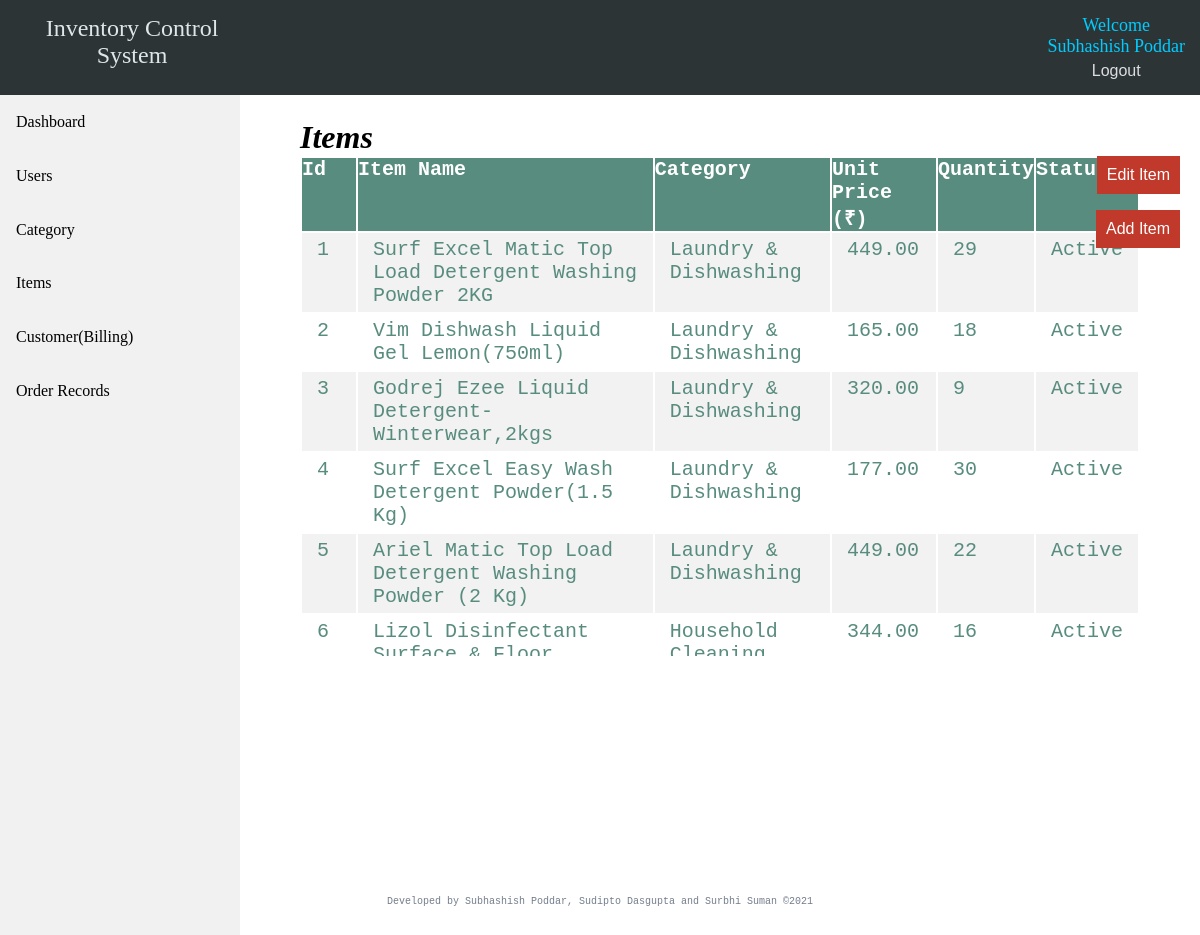
The page /item/index.php (signed in) on the database its author committed.
### tables this page shows
CREATE TABLE `product` (
  `item_id` int(11) NOT NULL,
  `item_name` varchar(255) NOT NULL,
  `cat_id` int(11) NOT NULL,
  `unit_price` decimal(10,2) NOT NULL,
  `quantity` int(11) NOT NULL,
  `item_status` int(11) NOT NULL
);

CREATE TABLE `category` (
  `id` int(11) NOT NULL,
  `name` varchar(255) NOT NULL,
  `status` int(11) NOT NULL
);

### item/index.php (the view, shortened to what this page needs)
<?php
require_once "../admin/admin_panel.php";
?>
<!DOCTYPE html>
<head>
</head>
<body>
    <div class="bodystart">
        <h1><i>Items</i></h1>
        <div class="buton">
            <button class="addcategory" type="button" onclick="window.location.href='edititem.php'">Edit
                Item</button><br><br><br>
            <button class="addcategory" type="button" onclick="window.location.href='add_item.php'">Add Item</button>
        </div>
        <div class="scrollit" style="overflow:scroll;height:500px;">
            <table>
                <tr>
                    <th>Id</th>
                    <th>Item Name</th>
                    <th>Category</th>
                    <th>Unit Price<br><small>(₹)</small></th>
                    <th>Quantity</th>
                    <th>Status</th>
                </tr>
                <?php
$sql = "SELECT a.*,b.name FROM product a,category b WHERE a.cat_id=b.id ORDER BY a.item_id ASC;";
$result = $db_conn->query($sql);
if ($result->num_rows > 0) {
    while ($row = $result->fetch_assoc()) {
        if ($row["item_status"] == 1) {
            $itemstat = "Active";
        } else {
            $itemstat = "Disabled";
        }
        echo "<tr><td>" . $row["item_id"] . "</td><td>" . $row["item_name"] . "</td><td>" . $row["name"] . "</td><td>" . $row["unit_price"] . "</td><td>" . $row["quantity"] . "</td><td>" . $itemstat . "</td></tr>";
    }
    echo "</table>";
} else {echo "0 results";}
?>
        </div>
    </div>
</body>
<?php
require_once "../include/footer.php";?>
</html>

### css/adminpanel.css (style rules this page uses)
* { margin: 0; padding: 0; border: 0; outline: 0; font-size: 100%; vertical-align: baseline; background: transparent; }
body:not(.bdy) { position: relative; margin: 0; }

### css/admin.css (style rules this page uses)
.bodystart { margin-top: 2%; margin-left: 25%; margin-right: 5%; }
h1 { font-size: xx-large; }
table { border-collapse: separate; border-spacing: 2px 2px; width: auto; color: #588c7e; font-family: "Lucida Console", "Courier New", monospace; font-size: 20px; text-align: left; }
td { padding: 5px 15px; }
th { background-color: #588c7e; color: white; }
tr:nth-child(even) { background-color: #f2f2f2 }
.addcategory { color: #ffffff; padding: 10px; border-radius: 10 px; position: absolute; right: 20px; background-color: #c0392b; cursor: pointer; float: right; }
.buton { float: right; }
button:not(#logot, #su):hover { background-color: #079992; }

### rows shown on the page
product: item_id "1", item_name "Surf Excel Matic Top Load Detergent Washing Powder 2KG", category.name "Laundry & Dishwashing", unit_price "449.00", quantity "29", item_status "Active"
product: item_id "2", item_name "Vim Dishwash Liquid Gel Lemon(750ml)", category.name "Laundry & Dishwashing", unit_price "165.00", quantity "18", item_status "Active"
product: item_id "3", item_name "Godrej Ezee Liquid Detergent-Winterwear,2kgs", category.name "Laundry & Dishwashing", unit_price "320.00", quantity "9", item_status "Active"
product: item_id "4", item_name "Surf Excel Easy Wash Detergent Powder(1.5 Kg)", category.name "Laundry & Dishwashing", unit_price "177.00", quantity "30", item_status "Active"
product: item_id "5", item_name "Ariel Matic Top Load Detergent Washing Powder (2 Kg)", category.name "Laundry & Dishwashing", unit_price "449.00", quantity "22", item_status "Active"
product: item_id "6", item_name "Lizol Disinfectant…", category.name "Household…", unit_price "344.00", quantity "16", item_status "Active"

### other values the page prints
$_SESSION['name'] "Subhashish Poddar"
